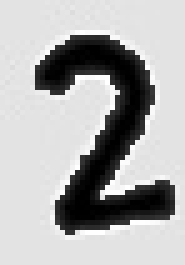
#> input picture Practica2_VA/training_ocr/2_250.jpg, 37 x 53 px (shown 5 times larger); its folder holds only this picture in this run
$ python leer_matricula_3.py   (older library calls are emulated)
#> lines starting #> are read from the running program, lines starting #| are printed output that depends on the picture; after the words box and inside, x2 and y2 are one past the last pixel; in counts of white or black regions, pixels touching at a corner belong together
#> in imprimir_testing_full_system, n is the input picture: shape (53, 37); min 0, max 255, mean 174.5
### Practica2_VA/LicensePlateNumbersDetector.py
import cv2 as cv
import numpy as np
from sklearn.discriminant_analysis import LinearDiscriminantAnalysis

class LicensePlateNumbersDetector:

    __predictor = LinearDiscriminantAnalysis()
    __h_min = 160
    __h_max = 230
    __w_min = 24
    __w_max = 115
    __w_img = 1200
    __h_img = 400
    __white_color = (255, 255, 255)
    __black_color = (0, 0, 0)
    __kernel = (9, 9)
    __white_value = 255
    __num_colors = 8
    __scale_factor = 1.07
    __neighbors = 6

    def train(self, lista_digitos_entrenamiento):
        lista_digitos = []
        for image_training in lista_digitos_entrenamiento:
            imgThreshold = self.__clean_digito(image_training)
            im2, contours, hierarchy = cv.findContours(imgThreshold, cv.RETR_EXTERNAL, cv.CHAIN_APPROX_SIMPLE)

            valid = 0
            for cnt in contours:
                x, y, w, h = cv.boundingRect(cnt)
                if ((cv.contourArea(cnt) >= 4) & ((w / h) < 1) & (not valid)):
                    digito_tratado = self.__tratamiento_digito(imgThreshold, y, h, x, w)
                    lista_digitos.append(digito_tratado)
                    valid = 1
#> this loop made 1 pass
#> (ret3 in __clean_digito, contours) on pass 1: (125, 1 contour; box (x1, y1, x2, y2) and area: (7, 7, 35, 47) 449)
#> pass 1, in __clean_digito, `img = cv.bilateralFilter(img, 1, 750, 7, borderType=cv.BORDER_CONSTANT)`:
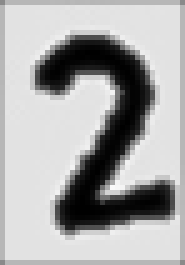
#> img: shape (53, 37) (shown 5 times larger); min 0, max 249, mean 169.8
#> pass 1, in __clean_digito, `ret3, img = cv.threshold(img, 0, 255, cv.THRESH_BINARY_INV + cv.THRESH..`:
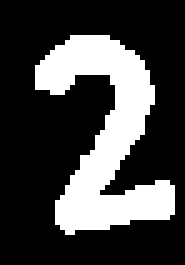
#> img: shape (53, 37) (shown 5 times larger); 26.5% white; 1 white region, box (x1, y1, x2, y2) and area: (7, 7, 35, 47) 520
#> pass 1, in __tratamiento_digito, `digito = imgThreshold[y:y + h, x:x + w]`:
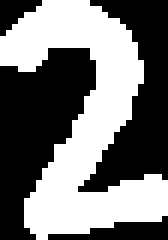
#> digito: shape (40, 28) (shown 6 times larger); 46.4% white; 1 white region, box (x1, y1, x2, y2) and area: (0, 0, 28, 40) 520
#> after the loop, digito_tratado = [[255, 0, 0, 255, 255], [0, 0, 0, 0, 255], [0, 242, 255, 0, 255], [255, 255, 255, 0, 255], [255, 255, 128, 0, 255], [255, 255, 0, 140, 255], [255, 255, 0, 255, 255], [255, 0, 64, 242, 0], [255, 0, 0, 0, 0], [255, 0, 0, 255, 255]]; lista_digitos = 1 item

        digitos_comprimidos = self.__get_class(lista_digitos)
        self.__predictor = LinearDiscriminantAnalysis()
        self.__predictor.fit(digitos_comprimidos[0], digitos_comprimidos[1])

    def predict_numbers(self, number):
        prediction = self.__predictor.predict(number)
        return prediction

    def __get_class(self, lista_digitos_resize):
        alphabet = []
#> alphabet = []
        digitos_comprimidos = []
        letters_rep = []
        i = 0
        for k in range(10):
            for j in range(250):
                alphabet.append(str(k))
#> after the loop, alphabet = 2500 items, first 6: '0', '0', '0', '0', '0', '0'

        letters = [chr(ord('A') + i) for i in range(25, -1, -1)]
        letters.insert(5, 'ESP')

        j = 0
        for j in range(250):
            letters_rep = letters_rep + letters
        letters_rep.sort()

        for digito in lista_digitos_resize:
            converted = digito.flatten()
            digitos_comprimidos.append(converted)
#> this loop made 1 pass
#> after the loop, digitos_comprimidos = 1 item

        return (digitos_comprimidos, alphabet + letters_rep)
    def __tratamiento_digito(self, imgThreshold, y, h, x, w):
        digito = imgThreshold[y:y + h, x:x + w]
        digito = 255 - digito
        resize = cv.resize(digito, (5, 10), interpolation=cv.INTER_LINEAR)
        return resize

    def __clean_digito(self, img):
        img = cv.bilateralFilter(img, 1, 750, 7, borderType=cv.BORDER_CONSTANT)
        ret3, img = cv.threshold(img, 0, 255, cv.THRESH_BINARY_INV + cv.THRESH_OTSU)
        return img

### Practica2_VA/leer_matricula_3.py
import cv2 as cv
import os
from LicensePlateCleaner import LicensePlateCleaner
from LicensePlateNumbersDetector import LicensePlateNumbersDetector
from CarDetector import CarDetector


def imprimir_testing_ocr():
    lpc = LicensePlateCleaner()
    cd = CarDetector()
    lpnd = LicensePlateNumbersDetector()
    training_numbers = os.listdir("training_ocr")

    lista_digitos_entrenamiento = []
    file_opened = open("testing_ocr.txt", "a")
    for t_n in training_numbers:
        n = cv.imread("training_ocr/" + t_n, 0)
        lista_digitos_entrenamiento.append(n)
    lpnd.train(lista_digitos_entrenamiento)

    # Para las imagenes en testing_ocr
    imagenes = os.listdir("testing_ocr")
    print(imagenes)
    for i in imagenes:
        info_escritura = []
        img = cv.imread("testing_ocr/" + i, 0)
        #lista_coches = cd.detectar_coche(img)
        texto_matricula = ""
        resultado, centros_largos = lpc.obtener_num_matriculas(coche=img)

        numbers = []
        for r in resultado:
            numbers.append(r)
        for n in numbers:
            predict = lpnd.predict_numbers([n])
            texto_matricula = texto_matricula + predict[0]
        if (len(centros_largos) > 0):
            info_escritura.append((i, centros_largos[0][0], centros_largos[0][1], texto_matricula, centros_largos[0][2]))
        for i in info_escritura:
            file_opened.write("<" + str(i[0]) + ">" + "<" + str(i[1]) + ">" + "<" + str(i[2]) + ">" + "<" + str(i[3]) + ">" + "<" + str(i[4]) + ">" + "\n")
            file_opened.flush()
    file_opened.close()
#Para las imagenes en testing_full_system
def imprimir_testing_full_system():
    lpc = LicensePlateCleaner()
    cd = CarDetector()
    lpnd = LicensePlateNumbersDetector()
    training_numbers = os.listdir("training_ocr")
    lista_digitos_entrenamiento = []
    file_opened = open("testing_full_system.txt", "a")
    for t_n in training_numbers:
        n = cv.imread("training_ocr/" + t_n, 0)
        lista_digitos_entrenamiento.append(n)
    lpnd.train(lista_digitos_entrenamiento)
    imagenes = os.listdir("testing_full_system")
    for i in imagenes:
        info_escritura = []
        img = cv.imread("testing_full_system/" + i, 0)
        lista_coches = cd.detectar_coche(img)
        for c in lista_coches:
            # plt.imshow(c)
            # plt.show()
            texto_matricula = ""
            resultado, centros_largos = lpc.obtener_num_matriculas(coche=c)

            numbers = []
            for r in resultado:
                numbers.append(r)
            for n in numbers:
                predict = lpnd.predict_numbers([n])
                texto_matricula = texto_matricula + predict[0]
            if (len(centros_largos) > 0):
                for c_l in centros_largos:
                    info_escritura.append((i, c_l[0], c_l[1], texto_matricula, c_l[2]))
        for i in info_escritura:
             file_opened.write("<" + str(i[0]) + ">" + "<" + str(i[1]) + ">" + "<" + str(i[2]) + ">" + "<" + str(i[3]) + ">" + "<" + str(i[4]) + ">" + "\n")
             file_opened.flush()
    file_opened.close()
#> (the run stopped early here; a loop or call above may not have finished)

$ run again, on Practica2_VA/training_ocr/2_3.jpg
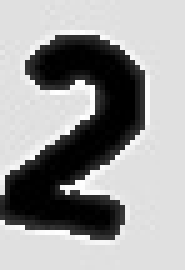
#> input picture Practica2_VA/training_ocr/2_3.jpg, 37 x 54 px (shown 5 times larger)
#> in imprimir_testing_full_system, n is the input picture: shape (54, 37); min 0, max 255, mean 157
#> the loop in train, `for image_training in lista_digitos_entrenamiento:` made 1 pass
#> (ret3 in __clean_digito, contours) on pass 1: (115, 1 contour; box (x1, y1, x2, y2) and area: (0, 7, 29, 48) 544)
#> pass 1, in __clean_digito, `ret3, img = cv.threshold(img, 0, 255, cv.THRESH_BINARY_INV + cv.THRESH..`:
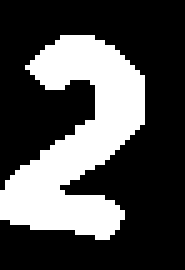
#> img: shape (54, 37) (shown 5 times larger); 30.7% white; 1 white region, box (x1, y1, x2, y2) and area: (0, 7, 29, 48) 613
#> pass 1, in __tratamiento_digito, `digito = imgThreshold[y:y + h, x:x + w]`:
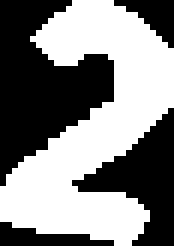
#> digito: shape (41, 29) (shown 6 times larger); 51.6% white; 4 black regions, box (x1, y1, x2, y2) and area: (0, 0, 19, 31) 326, (12, 18, 29, 41) 169, (0, 37, 19, 41) 42, (19, 0, 29, 8) 39
#> after the loop in train, `for image_training in lista_digitos_entrenamiento:`: digito_tratado = [[255, 227, 0, 0, 255], [255, 0, 0, 0, 54], [255, 153, 255, 0, 0], [255, 255, 255, 0, 0], [255, 255, 255, 0, 0], [255, 242, 0, 0, 255], [240, 0, 0, 255, 255], [0, 0, 255, 255, 255], [0, 0, 0, 0, 255], [255, 115, 115, 0, 255]]; lista_digitos = 1 item
#> in __get_class, `alphabet = []`: alphabet = []
#> after the loop in __get_class, `for k in range(10):`: alphabet = 2500 items, first 6: '0', '0', '0', '0', '0', '0'
#> the loop in __get_class, `for digito in lista_digitos_resize:` made 1 pass
#> after the loop in __get_class, `for digito in lista_digitos_resize:`: digitos_comprimidos = 1 item
